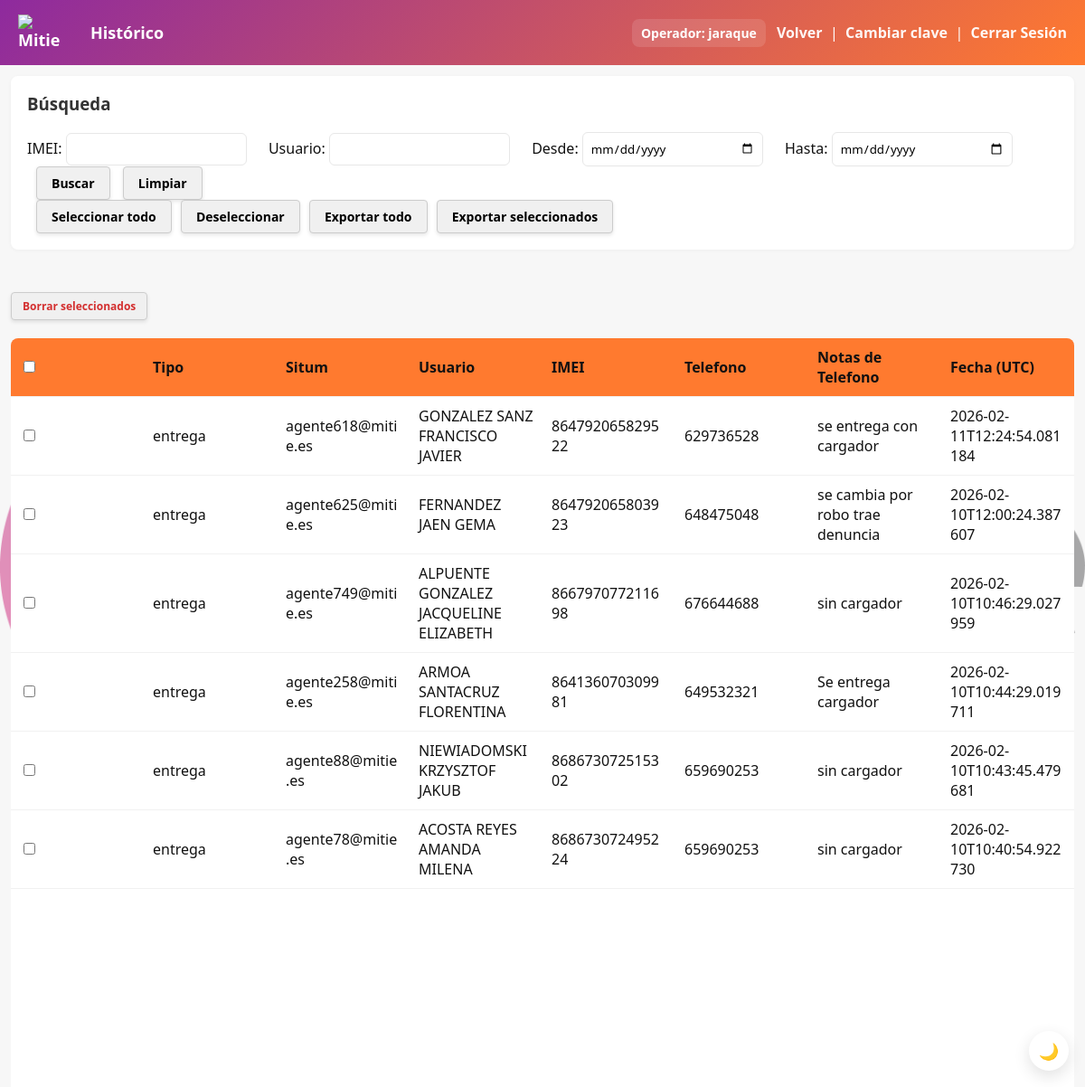
/history (signed in), run on the app's committed database.
### tables this page shows
CREATE TABLE usuarios (
                id INTEGER PRIMARY KEY AUTOINCREMENT,
                username TEXT UNIQUE NOT NULL,
                password TEXT NOT NULL,
                rol TEXT NOT NULL,
                activo INTEGER DEFAULT 1,
                fecha_creacion TEXT
            , notas TEXT);

CREATE TABLE entregas (
                id INTEGER PRIMARY KEY AUTOINCREMENT,
                ams TEXT,
                usuario TEXT,
                situm TEXT,
                imei TEXT,
                telefono TEXT,
                notas_telefono TEXT,
                tipo TEXT,
                timestamp TEXT
            );

### app.py (the view)
@app.route('/history')
@require_permission('ver_historico')
def history():
    db = get_db()
    imei_search = request.args.get('imei', '').strip()
    usuario_search = request.args.get('usuario', '').strip()
    fecha_inicio = request.args.get('fecha_inicio', '').strip()
    fecha_fin = request.args.get('fecha_fin', '').strip()
    query = 'SELECT * FROM entregas WHERE 1=1'
    params = []
    if imei_search:
        query += ' AND imei LIKE ?'
        params.append(f'%{imei_search}%')
    if usuario_search:
        query += ' AND usuario LIKE ?'
        params.append(f'%{usuario_search}%')
    if fecha_inicio:
        query += ' AND timestamp >= ?'
        params.append(f'{fecha_inicio}T00:00:00')
    if fecha_fin:
        query += ' AND timestamp <= ?'
        params.append(f'{fecha_fin}T23:59:59')
    query += ' ORDER BY timestamp DESC'
    cur = db.execute(query, params)
    rows = cur.fetchall()
    return render_template('history.html', rows=rows, imei_search=imei_search, usuario_search=usuario_search, fecha_inicio=fecha_inicio, fecha_fin=fecha_fin)

### app.py (called while the page is built)
def get_db():
    db = getattr(g, '_database', None)
    if db is None:
        db = g._database = sqlite3.connect(DB_PATH)
        db.row_factory = sqlite3.Row
    return db

@login_manager.user_loader
def load_user(user_id):
    db = get_db()
    cursor = db.cursor()
    cursor.execute('SELECT id, username, rol FROM usuarios WHERE id = ? AND activo = 1', (user_id,))
    usuario = cursor.fetchone()
    if usuario:
        return User(usuario[0], usuario[1], usuario[2])
    return None

def require_permission(permiso):
    def decorator(f):
        @wraps(f)
        @login_required
        def decorated_function(*args, **kwargs):
            if not current_user.tiene_permiso(permiso):
                flash('No tienes permisos para realizar esta acción', 'error')
                return redirect(url_for('index'))
            return f(*args, **kwargs)
        return decorated_function
    return decorator

@app.teardown_appcontext
def close_connection(exception):
    db = getattr(g, '_database', None)
    if db is not None:
        db.close()

    def tiene_permiso(self, permiso):
        return permiso in ROLES_PERMISOS.get(self.rol, [])

### templates/history.html (shortened to what this page needs)
<!doctype html>
<html lang="es">
  <head>
    <link rel="stylesheet" href="/static/style.css">
  </head>
  <body>
    <header class="topbar">
      <h1><img src="/static/mitie_logo.png" srcset="/static/mitie_logo@2x.png 2x" class="brand-logo" alt="Mitie" width="56" decoding="async">Histórico</h1>
        <div style="display:flex;align-items:center;gap:12px">
          {% if current_user.is_authenticated %}
            <a class="user-badge" href="/perfil">Operador: {{ current_user.username }}</a>
          {% endif %}
          <div>
        <a class="history-link" href="/">Volver</a>
        &nbsp;|&nbsp;
          {% if current_user.is_authenticated %}
            <a class="history-link" href="/perfil/cambiar_contrasena">Cambiar clave</a>
            &nbsp;|&nbsp;
          {% endif %}
        <a class="history-link" href="/logout">Cerrar Sesión</a>
      </div>
    </header>
    <main class="container history">
      <div class="search-box">
        <h3>Búsqueda</h3>
        <form method="get" action="/history" style="display:inline-block;">
          <label>IMEI: <input type="text" name="imei" value="{{ imei_search }}"></label>
          <label>Usuario: <input type="text" name="usuario" value="{{ usuario_search }}"></label>
          <label>Desde: <input type="date" name="fecha_inicio" value="{{ fecha_inicio }}"></label>
          <label>Hasta: <input type="date" name="fecha_fin" value="{{ fecha_fin }}"></label>
          <button type="submit" style="padding:8px 16px;background:#f0f0f0;border:1px solid #ccc;border-radius:4px;cursor:pointer;box-shadow:0 2px 4px rgba(0,0,0,0.1);font-size:14px;color:#000;font-weight:bold">Buscar</button>
          <a href="/history" style="margin-left:10px;padding:8px 16px;background:#f0f0f0;border:1px solid #ccc;border-radius:4px;text-decoration:none;display:inline-block;box-shadow:0 2px 4px rgba(0,0,0,0.1);font-size:14px;color:#000;font-weight:bold">Limpiar</a>
        </form>
        <button id="select-all-rows" type="button" style="margin-left:10px;padding:8px 16px;background:#f0f0f0;border:1px solid #ccc;border-radius:4px;cursor:pointer;display:inline-block;box-shadow:0 2px 4px rgba(0,0,0,0.1);font-size:14px;color:#000;font-weight:bold">Seleccionar todo</button>
        <button id="deselect-all-rows" type="button" style="margin-left:6px;padding:8px 16px;background:#f0f0f0;border:1px solid #ccc;border-radius:4px;cursor:pointer;display:inline-block;box-shadow:0 2px 4px rgba(0,0,0,0.1);font-size:14px;color:#000;font-weight:bold">Deseleccionar</button>
        <button id="export-all-btn" type="button" style="margin-left:6px;padding:8px 16px;background:#f0f0f0;border:1px solid #ccc;border-radius:4px;cursor:pointer;display:inline-block;box-shadow:0 2px 4px rgba(0,0,0,0.1);font-size:14px;color:#000;font-weight:bold" onclick="const imei = new URLSearchParams(window.location.search).get('imei'); const usuario = new URLSearchParams(window.location.search).get('usuario'); const params = new URLSearchParams(); if(imei) params.set('imei', imei); if(usuario) params.set('usuario', usuario); window.location.href = '/history/export?' + params.toString();">Exportar todo</button>
        <button id="export-selected-btn" type="button" style="margin-left:6px;padding:8px 16px;background:#f0f0f0;border:1px solid #ccc;border-radius:4px;cursor:pointer;display:inline-block;box-shadow:0 2px 4px rgba(0,0,0,0.1);font-size:14px;color:#000;font-weight:bold">Exportar seleccionados</button>
      </div>
      <div style="margin-top:12px">
        <button id="delete-selected-btn" type="button" style="padding:6px 12px;background:#f0f0f0;border:1px solid #ccc;border-radius:4px;cursor:pointer;display:inline-block;box-shadow:0 2px 4px rgba(0,0,0,0.1);font-size:12px;color:#d32f2f;font-weight:bold">Borrar seleccionados</button>
      </div>
      <table>
        <thead>
          <tr>
            <th><input type="checkbox" id="select-all"></th>
            <th>Tipo</th>
            <th>Situm</th>
            <th>Usuario</th>
            <th>IMEI</th>
            <th>Telefono</th>
            <th>Notas de Telefono</th>
            <th>Fecha (UTC)</th>
          </tr>
        </thead>
        <tbody>
          {% for r in rows %}
          <tr>
            <td><input type="checkbox" class="row-select" value="{{ r['id'] }}"></td>
            <td>{{ r['tipo'] }}</td>
            <td>{{ r['situm'] }}</td>
            <td>{{ r['usuario'] }}</td>
            <td>{{ r['imei'] }}</td>
            <td>{{ r['telefono'] }}</td>
            <td>{{ r['notas_telefono'] }}</td>
            <td>{{ r['timestamp'] }}</td>
          </tr>
          {% else %}
          <tr><td colspan="8">No hay registros.</td></tr>
          {% endfor %}
        </tbody>
      </table>
    </main>
  </body>
</html>

### static/style.css (style rules this page uses)
:root { --brand-orange: #ff7a2f; --brand-magenta: #8e2a9e; --brand-gradient: linear-gradient(135deg,var(--brand-magenta),var(--brand-orange)); --brand-dark: #3b1f3f; --brand-text: #4b4b4b; --accent: var(--brand-orange); --muted: #f7f7f7; --text: #111; }
* { box-sizing:border-box;font-family:Segoe UI, Roboto, Arial, sans-serif }
body { margin:0;background:var(--muted);color:var(--text) }
.topbar { background:var(--brand-gradient);padding:16px 20px;display:flex;align-items:center;justify-content:space-between;color:#fff }
.topbar h1 { margin:0;font-size:18px;display:flex;align-items:center;gap:12px }
.brand-logo { width:56px;height:auto;display:inline-block;vertical-align:middle;margin-right:12px }
.history-link { color:rgba(255,255,255,0.95);text-decoration:none;font-weight:600 }
.container { display:flex;gap:20px;padding:24px;width:100%;margin:0;max-width:none;height:calc(100vh - 72px);box-sizing:border-box }
.search-box { background:#fff;padding:18px;border-radius:8px;margin-bottom:20px;box-shadow:0 1px 4px rgba(0,0,0,0.04) }
.search-box h3 { margin-top:0;color:#333 }
.search-box label { display:inline-block;margin-right:20px }
.search-box input { padding:8px;border:1px solid #e7e7e7;border-radius:6px;width:200px }
.search-box button { padding:8px 16px;margin-left:10px;background:#4caf50;color:white;border:none;border-radius:6px;cursor:pointer }
table { width:100%;border-collapse:collapse;background:#fff;border-radius:8px;overflow:hidden }
th,td { padding:10px;text-align:left;border-bottom:1px solid #f1f1f1 }
thead th { background:var(--accent) }
.history { height:100vh;display:flex;flex-direction:column;margin:0;padding:12px;max-width:none }
.history .search-box { margin-bottom:15px;flex-shrink:0 }
.history table { flex:1;overflow-y:auto;display:block }
.history thead { display:table;width:100%;table-layout:fixed;background:var(--yellow) }
.history tbody { display:block;overflow-y:auto;height:calc(100vh - 250px) }
.history tr { display:table;width:100%;table-layout:fixed }
.history th, .history td { padding:10px;text-align:left;border-bottom:1px solid #f1f1f1;word-break:break-word }
.topbar { position: relative; z-index: 1200; }
main.container { position: relative; z-index: 2; }
.user-badge { margin-left:16px;padding:6px 10px;background:rgba(255,255,255,0.12);color:#fff;border-radius:8px;font-weight:700;font-size:14px;text-decoration:none;display:inline-block;cursor:pointer }

### data on the page
usuarios: username "jaraque"
entregas: tipo "entrega", situm "agente618@mitie.es", usuario "GONZALEZ SANZ FRANCISCO JAVIER", imei "864792065829522", telefono "629736528", notas_telefono "se entrega con cargador", timestamp "2026-02-11T12:24:54.081184"
entregas: tipo "entrega", situm "agente625@mitie.es", usuario "FERNANDEZ JAEN GEMA", imei "864792065803923", telefono "648475048", notas_telefono "se cambia por robo trae denuncia", timestamp "2026-02-10T12:00:24.387607"
entregas: tipo "entrega", situm "agente749@mitie.es", usuario "ALPUENTE GONZALEZ JACQUELINE ELIZABETH", imei "866797077211698", telefono "676644688", notas_telefono "sin cargador", timestamp "2026-02-10T10:46:29.027959"
entregas: tipo "entrega", situm "agente258@mitie.es", usuario "ARMOA SANTACRUZ FLORENTINA", imei "864136070309981", telefono "649532321", notas_telefono "Se entrega cargador", timestamp "2026-02-10T10:44:29.019711"
entregas: tipo "entrega", situm "agente88@mitie.es", usuario "NIEWIADOMSKI KRZYSZTOF JAKUB", imei "868673072515302", telefono "659690253", notas_telefono "sin cargador", timestamp "2026-02-10T10:43:45.479681"
entregas: tipo "entrega", situm "agente78@mitie.es", usuario "ACOSTA REYES AMANDA MILENA", imei "868673072495224", telefono "659690253", notas_telefono "sin cargador", timestamp "2026-02-10T10:40:54.922730"
